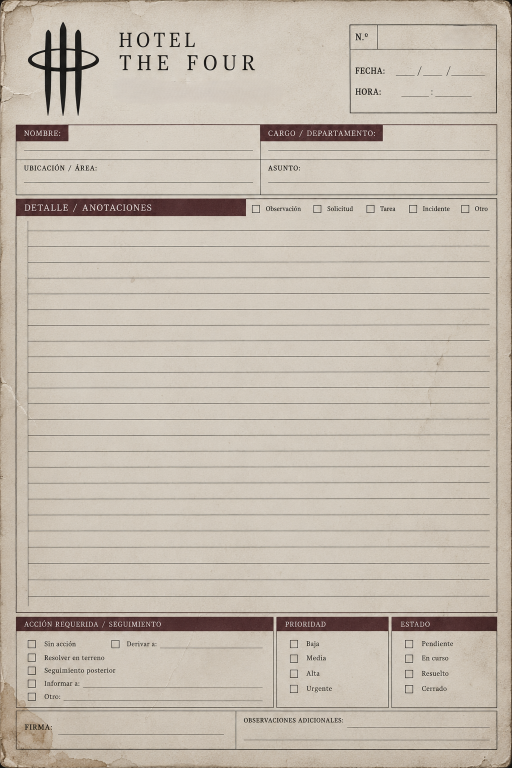
#> input picture assets/nota-hotel.png, 1024 x 1536 px (shown at 1/2 size)
$ python bake_hotel_note.py
#> lines starting #> are read from the running program, lines starting #| are printed output that depends on the picture; after the words box and inside, x2 and y2 are one past the last pixel; in counts of white or black regions, pixels touching at a corner belong together
"""The hotel's papers as they are seen lying on a table, from across the room:
its form, and the letter and the notebook's page (assets/carta.png,
assets/libreta.png, 22 October 2026), each typed over and brought down to
assets/textures/<paper>-lejos.png the same way.

    python tools/textures/bake_hotel_note.py

Reads the author's form (assets/nota-hotel.png, 1024 x 1536) and writes
assets/textures/nota-hotel-lejos.png, 384 x 576: the same sheet with less in
it, for the papers of the hotel's own paperwork in the world
(game/world/interactables/hotel_document.gd, hotel_hint.gd). Up close they are
read held up (game/ui/hotel_form.gd); lying there, all that has to come across
is a printed form that somebody filled in: its dark bands and boxes, the logo,
and the ruled lines with typing on them.

  - The dark surround of the picture outside the paper's worn corners is cut
    out (alpha), so the sheet lies on the wood and not on a black square.
  - It is filled in as one of them would be: fields, a box crossed, a few
    paragraphs typed in Courier (the system's Courier New, which is what is
    on the author's machine; without it the typing is drawn as dashes), and a
    signature in pen. The same text on every one: at this size nobody reads it.
  - Brought down to 384 x 576, which takes the small print and the paper's
    grain out with it.

Needs numpy and Pillow.
"""
import os
import numpy as np
from PIL import Image, ImageDraw, ImageFont

ROOT = os.path.join(os.path.dirname(__file__), '..', '..')
SOURCE = os.path.join(ROOT, 'assets', 'nota-hotel.png')
OUT = os.path.join(ROOT, 'assets', 'textures', 'nota-hotel-lejos.png')
SIZE = (384, 576)
COURIER = [r'C:\Windows\Fonts\cour.ttf', '/Library/Fonts/Courier New.ttf', '/System/Library/Fonts/Supplemental/Courier New.ttf']
RIBBON = (22, 20, 25, 230)
PEN = (26, 31, 72, 220)
# Where things are on the form, in its own pixels (as in hotel_form.gd).
RULED_FIRST, RULED_STEP = 461.0, 31.78
TYPE = 26
FIELDS = [((542, 298), 'RECEPCIÓN'), ((54, 361), 'PLANTA PRIMERA'), ((542, 361), 'AVISO'), ((772, 84), '0417')]
CROSSES = [(826, 418), (588, 1347.5), (818, 1288), (63.5, 1367)]
BODY = [
    'Tres quejas más de la planta primera. Dicen que la tele se',
    'enciende sola pasadas las tres y que en la pantalla sale',
    'alguien mirando desde muy cerca. El 107 pidió cambiar de',
    'habitación. El 112 no contestó al teléfono.',
    '',
    'Ya desenchufé dos aparatos y volvieron a encenderse. No',
    'subas solo. Si oyes golpes en una puerta, no abras para ver',
    'quién es.',
]


def cut_out(image):
    """Alpha: the dark surround, reached from the picture's border."""
    rgb = np.asarray(image.convert('RGB')).astype(np.float32)
    dark = rgb.mean(axis=2) < 70.0
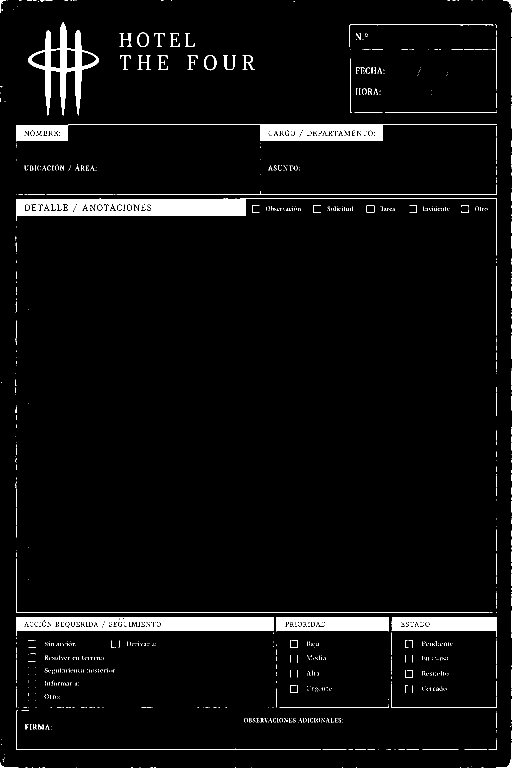
#> dark: shape (1536, 1024) bool (shown at 1/2 size); 4.4% white; 1043 white regions (917 under 20 px), largest, box (x1, y1, x2, y2) and area: (32, 397, 994, 510) 14687, (32, 1234, 547, 1272) 12806, (32, 249, 994, 283) 10295
    outside = np.zeros_like(dark)
    outside[0, :] = dark[0, :]
#> outside: shape (1536, 1024) bool; 0.01% white in thin lines or dots, all inside (x1, y1, x2, y2) = (0, 0, 1024, 1)
    outside[-1, :] = dark[-1, :]
#> outside: shape (1536, 1024) bool; 0.01% white in thin lines or dots
    outside[:, 0] = dark[:, 0]
#> outside: shape (1536, 1024) bool; 0.02% white in thin lines or dots
    outside[:, -1] = dark[:, -1]
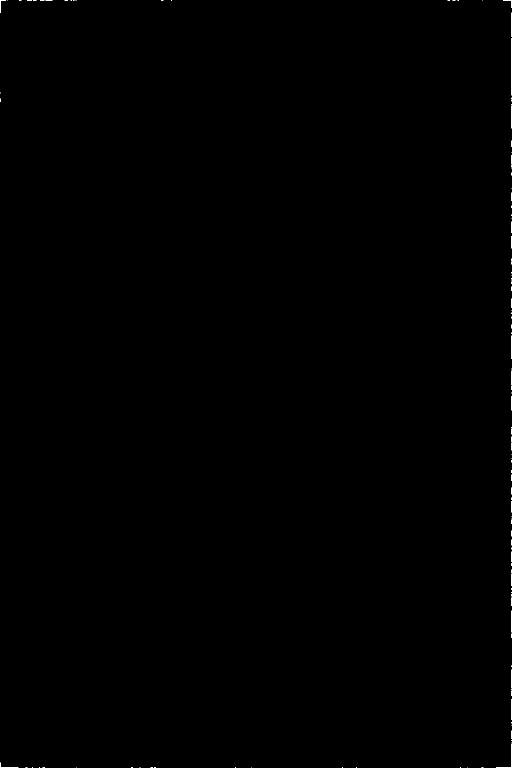
#> outside: shape (1536, 1024) bool (shown at 1/2 size); 0.08% white in thin lines or dots
    while True:
        grown = outside.copy()
        grown[1:, :] |= outside[:-1, :]
        grown[:-1, :] |= outside[1:, :]
        grown[:, 1:] |= outside[:, :-1]
        grown[:, :-1] |= outside[:, 1:]
        grown &= dark
        if (grown == outside).all():
            break
        outside = grown
#> grown: shape (1536, 1024) bool; 0.09% white in thin lines or dots
    alpha = np.where(outside, 0, 255).astype(np.uint8)
#> alpha: shape (1536, 1024); 99.9% white; black in thin lines or dots
    out = image.convert('RGBA')
#> out is the input picture: PIL image 1024x1536 RGBA; mean R, G, B, A 196.5, 186.6, 174.2, 255
    out.putalpha(Image.fromarray(alpha))
    return out


def typeface():
    for path in COURIER:
        if os.path.exists(path):
            return ImageFont.truetype(path, TYPE)
    return None


def type_at(draw, font, at, text):
    x, y = at
    if font is None:
        # Dashes for words, where there is no Courier to type with.
        for word in text.split(' '):
            if word:
                draw.rectangle([x, y - 12, x + len(word) * 15.6, y - 2], fill=RIBBON)
            x += (len(word) + 1) * 15.6
        return
    draw.text((x, y), text, font=font, fill=RIBBON, anchor='ls', stroke_width=1, stroke_fill=(RIBBON[0], RIBBON[1], RIBBON[2], 120))


def main():
    form = cut_out(Image.open(SOURCE))
    ink = Image.new('RGBA', form.size, (0, 0, 0, 0))
#> ink: PIL image 1024x1536 RGBA; every value is 0
    draw = ImageDraw.Draw(ink)
    font = typeface()
    for at, text in FIELDS:
        type_at(draw, font, at, text)
    for line, text in enumerate(BODY):
        if text:
            type_at(draw, font, (72, RULED_FIRST + RULED_STEP * line - 6), text)
    for x, y in CROSSES:
        draw.line([(x - 9, y - 9), (x + 9, y + 9)], fill=RIBBON, width=4)
        draw.line([(x - 9, y + 9), (x + 9, y - 9)], fill=RIBBON, width=4)
    # The signature: loops along the line, and a stroke back under them.
    points = []
    for step in range(141):
        t = step / 140.0
        turn = t * 7.5 * 2 * np.pi
        tall = 1.0 if t < 1 / 7.5 else 0.45
        points.append((128 + t * 246 + np.sin(turn) * 7, 1464 - (0.5 - 0.5 * np.cos(turn)) * 40 * tall - t * 8))
    draw.line(points, fill=PEN, width=3, joint='curve')
    draw.line([(398, 1466), (250, 1471), (128, 1467)], fill=PEN, width=3)
    filled = Image.alpha_composite(form, ink)
    filled.resize(SIZE, Image.LANCZOS).save(OUT)
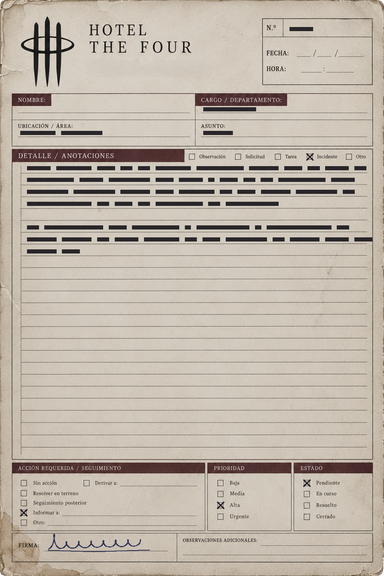
#> saved as nota-hotel-lejos.png: PIL image 384x576 RGBA; mean R, G, B, A 190.5, 180.9, 169.1, 254.8; transparent parts drawn white
    print('wrote', os.path.normpath(OUT))
    for paper in RULED:
        bake_ruled(paper)
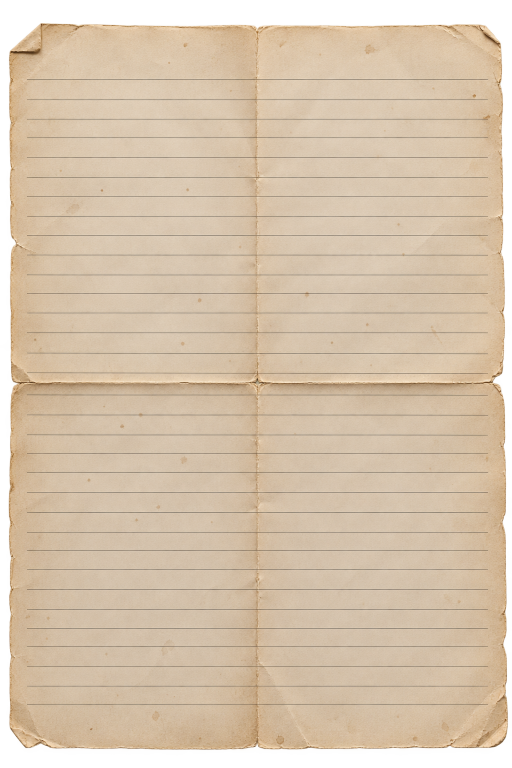
#> input picture assets/carta.png, 1024 x 1536 px (shown at 1/2 size)
#> in bake_ruled, source is the input picture: PIL image 1024x1536 RGBA; mean R, G, B, A 209.9, 188.1, 161.2, 229
#> pass 2 of the loop in main, `for paper in RULED:`:
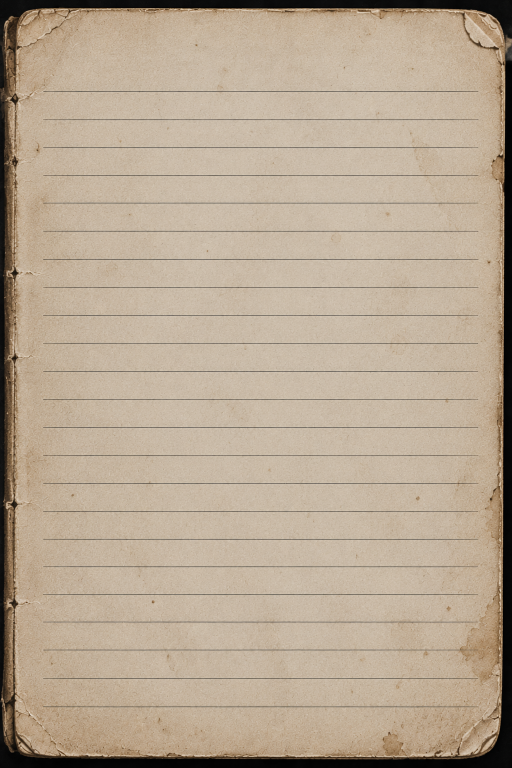
#> input picture assets/libreta.png, 1024 x 1536 px (shown at 1/2 size)
#> in bake_ruled, source is the input picture: PIL image 1024x1536 RGB; mean R, G, B 183.2, 166.6, 146.2
#> in cut_out (call 2), `dark = rgb.mean(axis=2) < 70.0`:
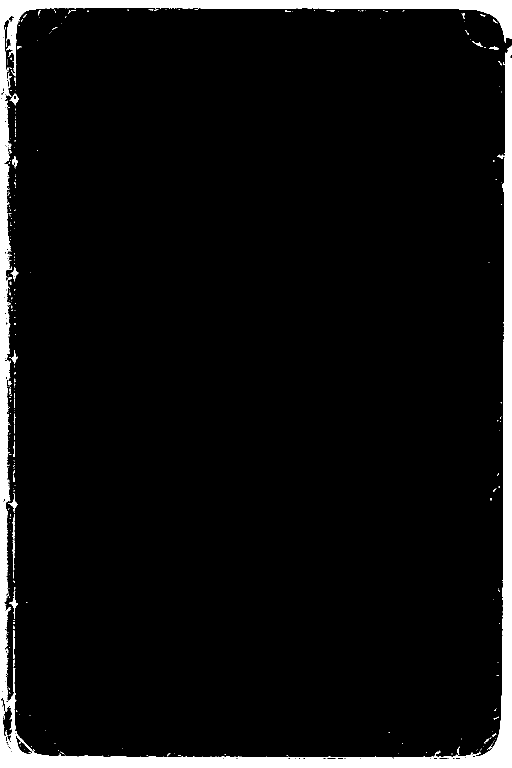
#> dark: shape (1536, 1024) bool (shown at 1/2 size); 6.1% white; 303 white regions (271 under 20 px), largest, box (x1, y1, x2, y2) and area: (0, 0, 1024, 1536) 92460, (18, 1183, 36, 1238) 195, (16, 986, 36, 1026) 172
#> in bake_ruled (call 2), `Image.alpha_composite(sheet, ink).resize(SIZE, Image.LANCZOS).save(out)`:
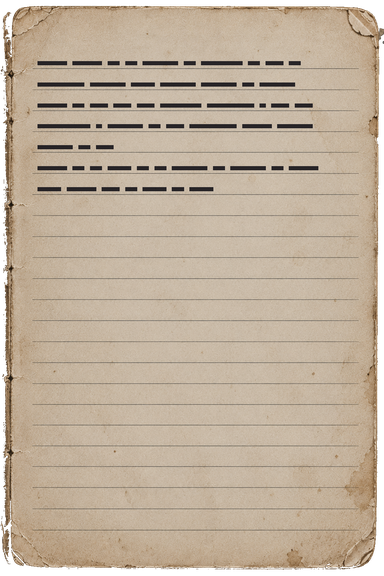
#> saved as libreta-lejos.png: PIL image 384x576 RGBA; mean R, G, B, A 180.2, 163.6, 143.5, 240; transparent parts drawn white
    bake_piece()


# The ruled papers (game/ui/ruled_paper.gd): the letter folded in four and the
# page of a notebook, typed over with what is read on them.
RULED = {
    'carta': {'lines': [158, 199, 238, 275, 315, 354, 393, 432, 470, 510, 549, 587, 626, 665, 706, 746, 790], 'from': 66, 'to': 966, 'type': 26,
              'text': ['Si alguien encuentra esto: me he pasado la noche dentro de un armario. Lo que anda por los pasillos ve muy lejos, mucho más lejos que tú. No le apuntes con la linterna, la luz lo trae.', '', 'Cuando se para en seco y chilla, ya sabe dónde estás. Ese segundo es lo único que tienes: sal de su vista.']},
    'libreta': {'lines': [182, 239, 295, 350, 406, 462, 518, 574, 631, 686, 742], 'from': 100, 'to': 948, 'type': 28,
                'text': ['02:40 Pasos en la planta de arriba. No son de persona, suenan como puntas contra el suelo.', '02:55 Se oye por las puertas abiertas y por los pasillos. A través de las paredes, nada. Cierro detrás de mí.', '03:10 En la sala de la salida no entra. Me quedo aquí hasta que se haga de día.']},
}


def bake_ruled(paper):
    spec = RULED[paper]
    source = Image.open(os.path.join(ROOT, 'assets', paper + '.png'))
    sheet = source.convert('RGBA') if source.mode == 'RGBA' else cut_out(source)
    ink = Image.new('RGBA', sheet.size, (0, 0, 0, 0))
    draw = ImageDraw.Draw(ink)
    font = ImageFont.truetype(next(path for path in COURIER if os.path.exists(path)), spec['type']) if any(os.path.exists(path) for path in COURIER) else None
    per_line = int((spec['to'] - spec['from']) / (spec['type'] * 0.6))
    lines = []
    for paragraph in spec['text']:
        current = ''
        for word in paragraph.split(' '):
            trial = word if not current else current + ' ' + word
            if current and len(trial) > per_line:
                lines.append(current)
                current = word
            else:
                current = trial
        lines.append(current)
    for index, text in enumerate(lines[:len(spec['lines'])]):
        if text:
            type_at(draw, font, (spec['from'], spec['lines'][index] - 7), text)
    out = os.path.join(ROOT, 'assets', 'textures', paper + '-lejos.png')
    Image.alpha_composite(sheet, ink).resize(SIZE, Image.LANCZOS).save(out)
    print('wrote', os.path.normpath(out))


# The pages of the code are the letter torn along its folds into four
# (game/ui/torn_letter.gd): what shows of one shut in a piece of furniture is
# the outside of a quarter, ruled and blank, torn along its two inner edges.
FOLD = (515, 767)
PIECE = (256, 384)


def torn_mask(size, cut_x, cut_y, seed):
    """Alpha of the top-left quarter: straight where the letter's own edges
    are, ragged along the folds it was torn on (right and bottom)."""
#> called with size = (525, 777), cut_x = 511, cut_y = 763, seed = 7
    rng = np.random.default_rng(seed)
    w, h = size
    mask = Image.new('L', size, 0)
#> mask: PIL image 525x777 L; every value is 0
    draw = ImageDraw.Draw(mask)
    right = [(cut_x + rng.uniform(-7, 7), y) for y in np.linspace(0, cut_y, 26)]
    bottom = [(x, cut_y + rng.uniform(-7, 7)) for x in np.linspace(cut_x, 0, 20)]
    draw.polygon([(0, 0), (cut_x, 0)] + right + bottom + [(0, cut_y)], fill=255)
    return mask


def bake_piece():
    sheet = Image.open(os.path.join(ROOT, 'assets', 'carta.png')).convert('RGBA')
    quarter = sheet.crop((0, 0, FOLD[0] + 10, FOLD[1] + 10))
    cut = torn_mask(quarter.size, FOLD[0] - 4, FOLD[1] - 4, 7)
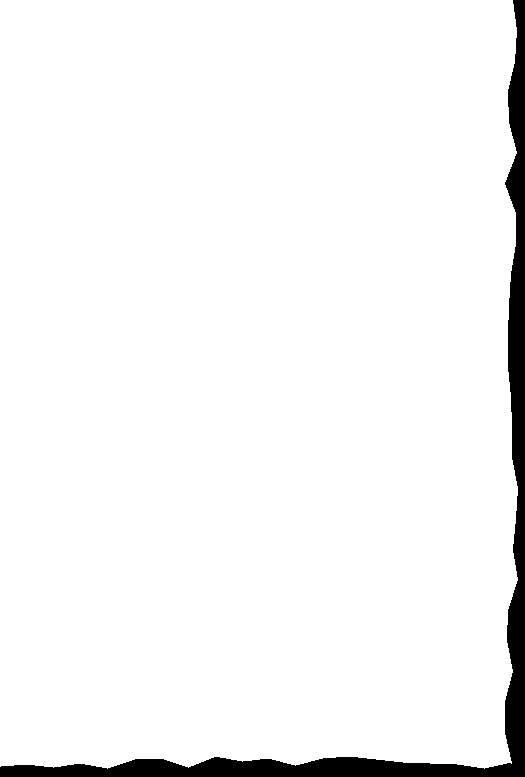
#> cut: PIL image 525x777 L; 95.6% white; 1 black region, box (x1, y1, x2, y2) and area: (0, 0, 525, 777) 17760
    alpha = Image.fromarray(np.minimum(np.asarray(quarter.split()[3]), np.asarray(cut)))
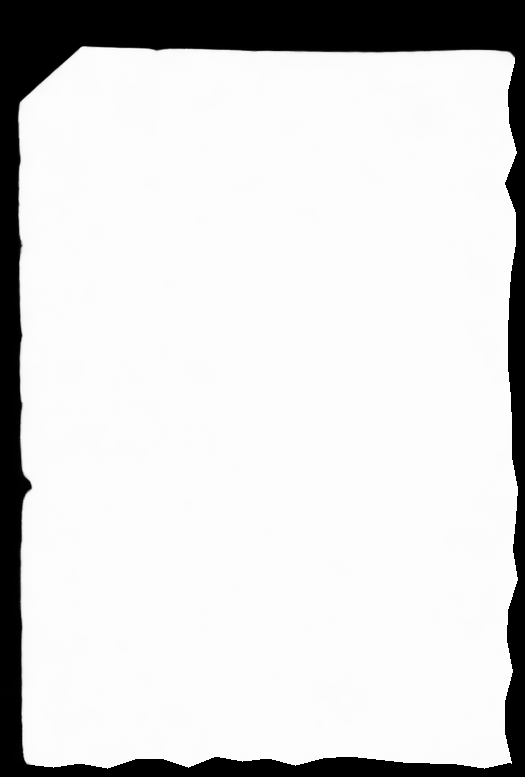
#> alpha: PIL image 525x777 L; min 0, max 254, mean 215.5
    quarter.putalpha(alpha)
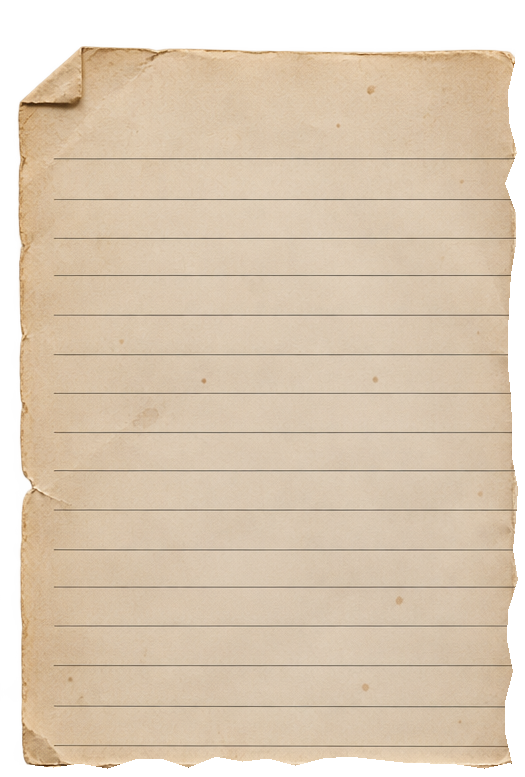
#> quarter: PIL image 525x777 RGBA; mean R, G, B, A 211.9, 189.8, 162.3, 215.5; transparent parts drawn white
    out = os.path.join(ROOT, 'assets', 'textures', 'carta-trozo.png')
    quarter.resize(PIECE, Image.LANCZOS).save(out)
    print('wrote', os.path.normpath(out))


if __name__ == '__main__':
    main()
